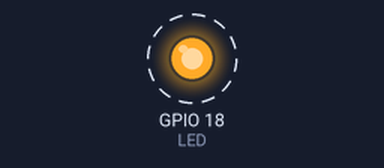
Simulated run of this program. Board: Raspberry Pi (BCM pin numbers). On the bench: output pins drawn as LEDs (lit = HIGH). Dashed ring = blinking.

Above: at 0.5 s.
Timing chart, 0 to 4.6 s (numbered marks = the images above):
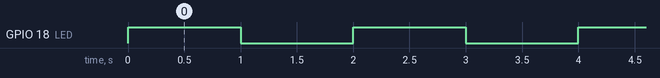

The program:

blick_led.py
```python
import RPi.GPIO as GPIO
import time


def main():
    LED = 18

    GPIO.setwarnings(False)
    GPIO.setmode(GPIO.BCM)
    GPIO.setup(LED, GPIO.OUT, initial=0)

    while True:
        GPIO.output(LED, GPIO.HIGH)
        time.sleep(1)
        GPIO.output(LED, GPIO.LOW)
        time.sleep(1)


if __name__ == '__main__':
    try:
        main()
    except KeyboardInterrupt:
        print(' - Interrupted')  # if CTRL+C is pressed, exit cleanly
        GPIO.cleanup()  # clean up all GPIO
        # pwm.stop() # stop PWM
```

Measured:
- by itself, GPIO 18 (LED): alternates HIGH for 1.0 s and LOW for 1.0 s
